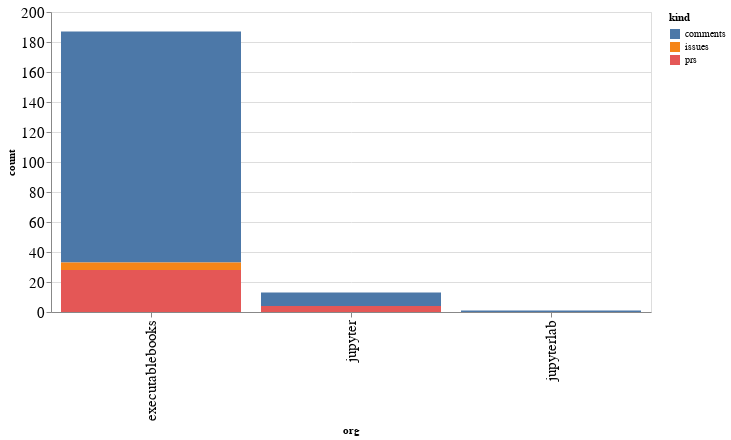

Write notebook code for a chart like this one.
### Code cell
alt.Chart(org_summaries, width=600).mark_bar().encode(
    x='org',
    y='count',
    color='kind',
    tooltip="org"
)

### Figure 1 — Vega-Lite specification as saved in the notebook (floating-point values rounded to 4 significant figures)
{"config": {"axisLeft": {"labelFontSize": 15}, "axisBottom": {"labelFontSize": 15}}, "data": {"name": "data-0d5c6e25e83d9c5d81cdb65dd8fe1b52"}, "mark": "bar", "encoding": {"color": {"type": "nominal", "field": "kind"}, "tooltip": {"type": "nominal", "field": "org"}, "x": {"type": "nominal", "field": "org"}, "y": {"type": "quantitative", "field": "count"}}, "width": 600, "$schema": "https://vega.github.io/schema/vega-lite/v4.8.1.json", "datasets": {"data-0d5c6e25e83d9c5d81cdb65dd8fe1b52": [{"org": "executablebooks", "kind": "comments", "count": 154}, {"org": "executablebooks", "kind": "issues", "count": 5}, {"org": "executablebooks", "kind": "prs", "count": 28}, {"org": "jupyter", "kind": "comments", "count": 9}, {"org": "jupyter", "kind": "prs", "count": 4}, {"org": "jupyterlab", "kind": "comments", "count": 1}]}}
